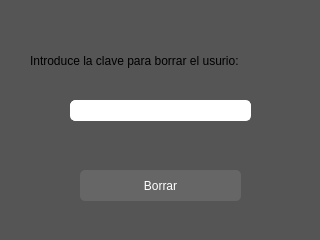
<?xml version="1.0" encoding="UTF-8"?>
<ui version="4.0">
 <class>Form_Eliminar</class>
 <widget class="QWidget" name="Form_Eliminar">
  <property name="geometry">
   <rect>
    <x>0</x>
    <y>0</y>
    <width>320</width>
    <height>240</height>
   </rect>
  </property>
  <property name="maximumSize">
   <size>
    <width>320</width>
    <height>240</height>
   </size>
  </property>
  <property name="windowTitle">
   <string>Eliminar Usuario</string>
  </property>
  <property name="styleSheet">
   <string notr="true">background-color:#555;</string>
  </property>
  <widget class="QLabel" name="label_borrar">
   <property name="geometry">
    <rect>
     <x>30</x>
     <y>40</y>
     <width>261</width>
     <height>41</height>
    </rect>
   </property>
   <property name="styleSheet">
    <string notr="true">
font: 900 10pt &quot;Aria-black&quot;;</string>
   </property>
   <property name="text">
    <string>Introduce la clave para borrar el usurio:</string>
   </property>
  </widget>
  <widget class="QLineEdit" name="txt_borrar_usuario">
   <property name="geometry">
    <rect>
     <x>70</x>
     <y>100</y>
     <width>181</width>
     <height>21</height>
    </rect>
   </property>
   <property name="styleSheet">
    <string notr="true">color: black;
font: 75 10pt &quot;Arial&quot;;
border: 1px solid white;
border-radius: 5px;
background-color: white;</string>
   </property>
  </widget>
  <widget class="QPushButton" name="btn_borrar_usuario">
   <property name="geometry">
    <rect>
     <x>80</x>
     <y>170</y>
     <width>161</width>
     <height>31</height>
    </rect>
   </property>
   <property name="cursor">
    <cursorShape>PointingHandCursor</cursorShape>
   </property>
   <property name="styleSheet">
    <string notr="true">QObject{
	color:White;
	background-color: #666;
	border-radius: 5px;
}
QObject:hover{
	background-color: #222;
}</string>
   </property>
   <property name="text">
    <string>Borrar</string>
   </property>
  </widget>
  <widget class="QLabel" name="label_manejo_error">
   <property name="geometry">
    <rect>
     <x>20</x>
     <y>140</y>
     <width>281</width>
     <height>21</height>
    </rect>
   </property>
   <property name="styleSheet">
    <string notr="true">font: 75 italic 10pt &quot;Arial&quot;;</string>
   </property>
   <property name="text">
    <string/>
   </property>
  </widget>
 </widget>
 <resources/>
 <connections/>
</ui>
